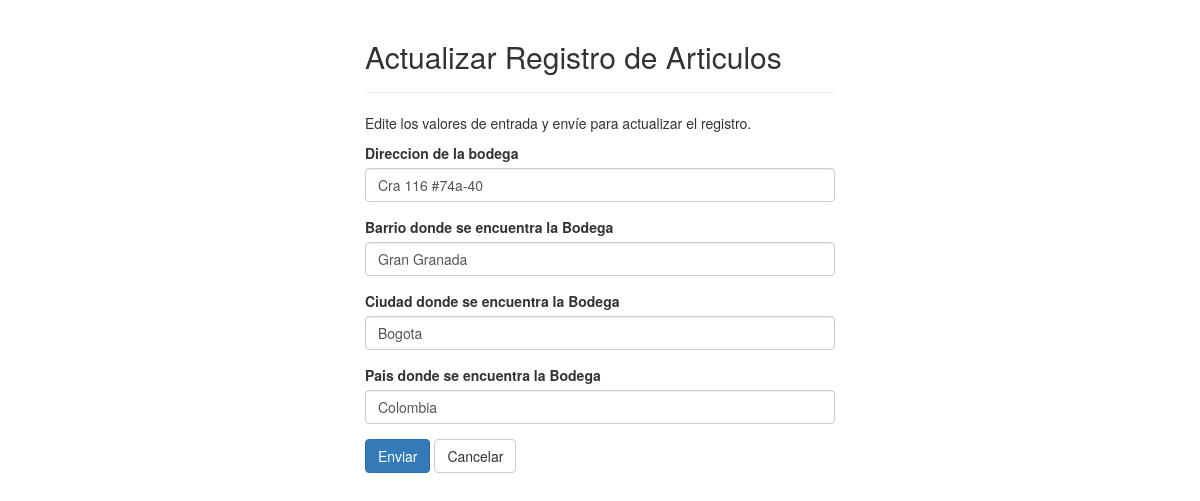
/BASE/bodega/update.php?id_bod=10001, run on the app's committed database.
### tables this page shows
CREATE TABLE `bodega` (
  `id_bod` int(11) NOT NULL,
  `direccion_bod` varchar(50) DEFAULT NULL,
  `barrio_bod` varchar(20) DEFAULT NULL,
  `ciudad_bod` varchar(20) DEFAULT NULL,
  `pais_bod` varchar(50) DEFAULT NULL
);

### BASE/bodega/update.php (the view, shortened to what this page needs)
<?php
require_once "config.php";
$direccion = $barrio = $ciudad = $pais = "";
$direccion_err = $barrio_err = $ciudad_err = $pais_err = "";
if(isset($_POST["id_bod"]) && !empty($_POST["id_bod"])){
    $id = $_POST["id_bod"];
    $input_direccion = trim($_POST["direccion"]);
    if(empty($input_direccion)){
        $direccion_err = "Por favor ingrese la direccion de la Bodega.";
    } else{
        $direccion = $input_direccion;
    }
    $input_barrio = trim($_POST["barrio"]);
    if(empty($input_barrio)){
        $barrio_err = "Por favor ingrese el Barrio de la Bodega.";
    } else{
        $barrio = $input_barrio;
    }
    $input_ciudad = trim($_POST["ciudad"]);
    if(empty($input_ciudad)){
        $ciudad_err = "Por favor ingrese la ciudad donde se encuentra la bodega.";
    } else{
        $ciudad = $input_ciudad;
    }
    $input_pais = trim($_POST["pais"]);
    if(empty($input_pais)){
        $pais_err = "Por favor ingrese el pais donde se encuentra la Bodega.";
    } else{
        $pais = $input_pais;
    }
    if(empty($direccion_err) && empty($barrio_err) && empty($ciudad_err) && empty($pais_err)){
        $sql = "UPDATE bodega SET direccion_bod=?, barrio_bod=?, ciudad_bod=?, pais_bod=? WHERE id_bod=?";
        if($stmt = mysqli_prepare($link, $sql)){
            mysqli_stmt_bind_param($stmt, "sssss", $param_direccion, $param_barrio, $param_ciudad, $param_pais ,$param_id);
            $param_direccion = $direccion;
            $param_barrio = $barrio;
            $param_ciudad = $ciudad;
            $param_pais = $pais;
            $param_id = $id;
            if(mysqli_stmt_execute($stmt)){
                header("location: index.php");
                exit();
            } else{
                echo "Something went wrong. Please try again later.";
            }
        }
        mysqli_stmt_close($stmt);
    }
    mysqli_close($link);
} else{
    if(isset($_GET["id_bod"]) && !empty(trim($_GET["id_bod"]))){
        $sql = "SELECT * FROM bodega WHERE id_bod= ?";
        if($stmt = mysqli_prepare($link, $sql)){
            mysqli_stmt_bind_param($stmt, "i", $param_id);
            if(mysqli_stmt_execute($stmt)){
                $result = mysqli_stmt_get_result($stmt);
                if(mysqli_num_rows($result) == 1){
                    $row = mysqli_fetch_array($result, MYSQLI_ASSOC);
                    $direccion = $row["direccion_bod"];
                    $barrio = $row["barrio_bod"];
                    $ciudad= $row["ciudad_bod"];
                    $pais= $row["pais_bod"];
                } else{
                    header("location: error.php");
                    exit();
                }
            } else{
                echo "Oops! Something went wrong. Please try again later.";
            }
        }
    }  else{
        header("location: error.php");
        exit();
    }
}
?>
<!DOCTYPE html>
<html lang="en">
<head>
    <link rel="stylesheet" href="https://maxcdn.bootstrapcdn.com/bootstrap/3.3.7/css/bootstrap.css">
</head>
<body>
    <div class="wrapper">
        <div class="container-fluid">
            <div class="row">
                <div class="col-md-12">
                    <div class="page-header">
                        <h2>Actualizar Registro de Articulos</h2>
                    </div>
                    <p>Edite los valores de entrada y envíe para actualizar el registro.</p>
                    <form action="<?php echo htmlspecialchars(basename($_SERVER['REQUEST_URI'])); ?>" method="post">
                        <div class="form-group <?php echo (!empty($direccion_err)) ? 'has-error' : ''; ?>">
                            <label>Direccion de la bodega</label>
                            <input type="text" name="direccion" class="form-control" value="<?php echo $direccion; ?>">
                        </div>
                        <div class="form-group <?php echo (!empty($barrio_err)) ? 'has-error' : ''; ?>">
                            <label>Barrio donde se encuentra la Bodega</label>
                            <input type="text" name="barrio" class="form-control" value="<?php echo $barrio; ?>">
                        </div>
                        <div class="form-group <?php echo (!empty($ciudad_err)) ? 'has-error' : ''; ?>">
                            <label>Ciudad donde se encuentra la Bodega</label>
                            <input type="text" name="ciudad" class="form-control" value="<?php echo $ciudad; ?>">
                        </div>
                        <div class="form-group <?php echo (!empty($pais_err)) ? 'has-error' : ''; ?>">
                            <label>Pais donde se encuentra la Bodega</label>
                            <input type="text" name="pais" class="form-control" value="<?php echo $pais; ?>">
                        </div>
                        <input type="submit" class="btn btn-primary" value="Enviar">
                        <a href="index.php" class="btn btn-default">Cancelar</a>
                    </form>
                </div>
            </div>
        </div>
    </div>
</body>
</html>

### BASE/bodega/update.php (style rules this page uses)
.wrapper { width: 500px; margin: 0 auto; }

### data on the page
bodega: direccion "Cra 116 #74a-40", barrio "Gran Granada", ciudad "Bogota", pais "Colombia"
